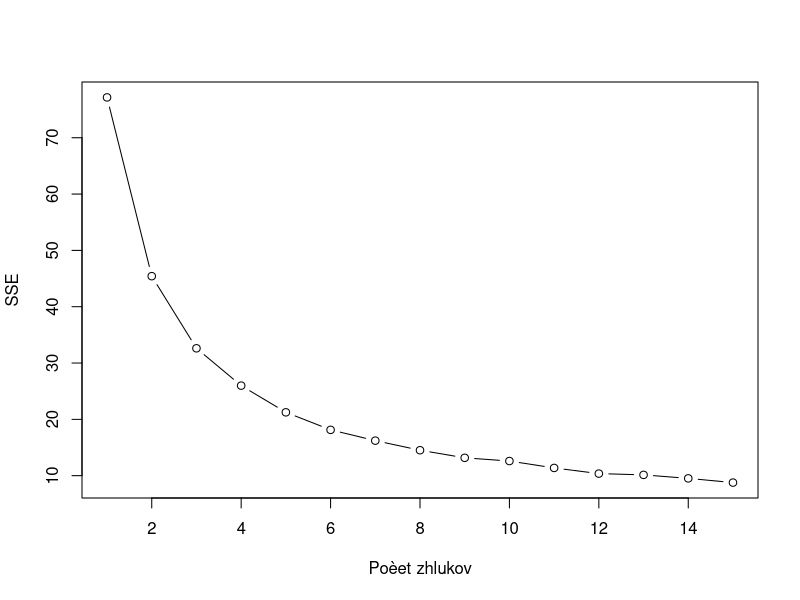
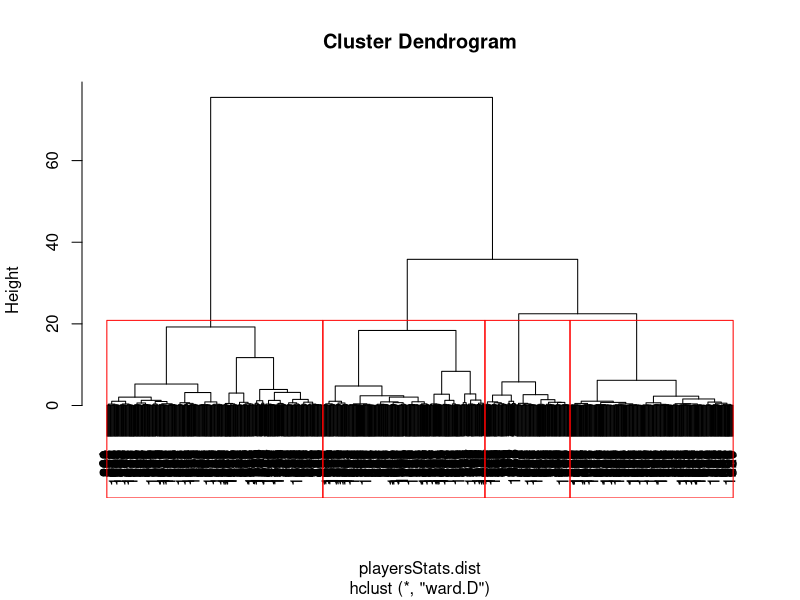

R code for these plots, in order: (Note: this script raises an error after producing the figures.)
#Read CSV File
playersStats <- read.csv("clusteringInputForR.csv")

#Scree Plot
mydata <- playersStats[,c(2:5)]
wss <- (nrow(mydata)-1)*sum(apply(mydata,2,var))
for (i in 2:15) wss[i] <- sum(kmeans(mydata,
                                     centers=i)$withinss)
plot(1:15, wss, type="b", xlab="Poèet zhlukov",
     ylab="SSE")

clustersCount = 4


playersStats.use = playersStats[,c(2:5)]

#distance matrix 
playersStats.dist <- dist(playersStats.use, method = "euclidean")
#cluster tree
playersStats.hclust <- hclust(playersStats.dist, method = "ward.D")
#draw dendogram
plot(playersStats.hclust)
#split players into 4 groups
groups.4 = cutree(playersStats.hclust, clustersCount)
#binding names
groups.names = data.frame(playersStats$NAME, groups.4)
#getting number of members of each cluster
table(groups.4)
# draw dendogram with red borders around the (clustersCount) clusters 
rect.hclust(playersStats.hclust, k=clustersCount, border="red")


groups.names.stats = data.frame(playersStats, groups.4)
#split by groups
groups.names.stats.split = split(groups.names.stats, groups.names$groups.4)

#group1.stats = groups.names.stats.split$`1`
group1.stats.colMeans = colMeans(groups.names.stats.split$`1`[,c(2:5)])
#group1.stats = groups.names.stats.split$`2`
group2.stats.colMeans = colMeans(groups.names.stats.split$`2`[,c(2:5)])
#group1.stats = groups.names.stats.split$`3`
group3.stats.colMeans = colMeans(groups.names.stats.split$`3`[,c(2:5)])
#group1.stats = groups.names.stats.split$`4`
group4.stats.colMeans = colMeans(groups.names.stats.split$`4`[,c(2:5)])


write.csv(groups.names.stats.split$`1`[,c(1)], file = "C:/PokerPredictor/ClusteringGroups/middleTightPassive.csv",row.names=FALSE)
write.csv(groups.names.stats.split$`2`[,c(1)], file = "C:/PokerPredictor/ClusteringGroups/looseAggresive.csv",row.names=FALSE)
write.csv(groups.names.stats.split$`3`[,c(1)], file = "C:/PokerPredictor/ClusteringGroups/tightAggressive.csv",row.names=FALSE)
write.csv(groups.names.stats.split$`4`[,c(1)], file = "C:/PokerPredictor/ClusteringGroups/middleTightAggressive.csv",row.names=FALSE)

#table(groups.names.stats[,c(6)])

#Kmeans
kc <- kmeans(groups.names.stats[,c(2:5)], clustersCount)
plot(groups.names.stats[,c(2:5)], col = kc$cluster, pch = 19)
text(groups.names.stats, labels=kc$cluster)

#Silhuette
library(cluster)

sil <- silhouette(cutree(playersStats.hclust, clustersCount), playersStats.dist)
plot(sil, main ="Silhouette plot")






